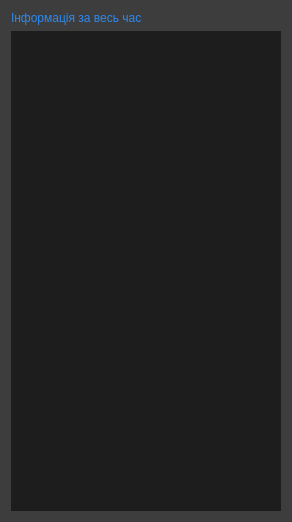
<?xml version="1.0" encoding="UTF-8"?>
<ui version="4.0">
 <class>Form</class>
 <widget class="QWidget" name="Form">
  <property name="geometry">
   <rect>
    <x>0</x>
    <y>0</y>
    <width>292</width>
    <height>522</height>
   </rect>
  </property>
  <property name="minimumSize">
   <size>
    <width>292</width>
    <height>522</height>
   </size>
  </property>
  <property name="maximumSize">
   <size>
    <width>292</width>
    <height>522</height>
   </size>
  </property>
  <property name="windowTitle">
   <string>Face Recognize</string>
  </property>
  <property name="styleSheet">
   <string notr="true">
QPushButton{
border-style:solid;
color:#fff;
border-radius:10px;
background-color:#3d3d3d;
font: 11pt &quot;Century Gothic&quot;;
}

QLabel{
color:#2d89ef;
qproperty-alignment: AlignLeft;
}
QDialogButtonBox{
color:#2d89ef;
}

QWidget{
background-color:#3d3d3d;
}
QTextBrowser{
color:#fff;
background-color:#1d1d1d;
}
</string>
  </property>
  <layout class="QVBoxLayout" name="verticalLayout">
   <item>
    <widget class="QLabel" name="label">
     <property name="text">
      <string>Інформація за весь час</string>
     </property>
    </widget>
   </item>
   <item>
    <widget class="QTextBrowser" name="txtB_log">
     <property name="layoutDirection">
      <enum>Qt::LeftToRight</enum>
     </property>
     <property name="autoFillBackground">
      <bool>false</bool>
     </property>
     <property name="frameShape">
      <enum>QFrame::NoFrame</enum>
     </property>
     <property name="frameShadow">
      <enum>QFrame::Plain</enum>
     </property>
     <property name="verticalScrollBarPolicy">
      <enum>Qt::ScrollBarAlwaysOff</enum>
     </property>
     <property name="horizontalScrollBarPolicy">
      <enum>Qt::ScrollBarAlwaysOff</enum>
     </property>
     <property name="html">
      <string>&lt;!DOCTYPE HTML PUBLIC &quot;-//W3C//DTD HTML 4.0//EN&quot; &quot;http://www.w3.org/TR/REC-html40/strict.dtd&quot;&gt;
&lt;html&gt;&lt;head&gt;&lt;meta name=&quot;qrichtext&quot; content=&quot;1&quot; /&gt;&lt;style type=&quot;text/css&quot;&gt;
p, li { white-space: pre-wrap; }
&lt;/style&gt;&lt;/head&gt;&lt;body style=&quot; font-family:'MS Shell Dlg 2'; font-size:8.25pt; font-weight:400; font-style:normal;&quot;&gt;
&lt;p style=&quot;-qt-paragraph-type:empty; margin-top:0px; margin-bottom:0px; margin-left:0px; margin-right:0px; -qt-block-indent:0; text-indent:0px;&quot;&gt;&lt;br /&gt;&lt;/p&gt;&lt;/body&gt;&lt;/html&gt;</string>
     </property>
    </widget>
   </item>
  </layout>
 </widget>
 <resources/>
 <connections/>
</ui>
